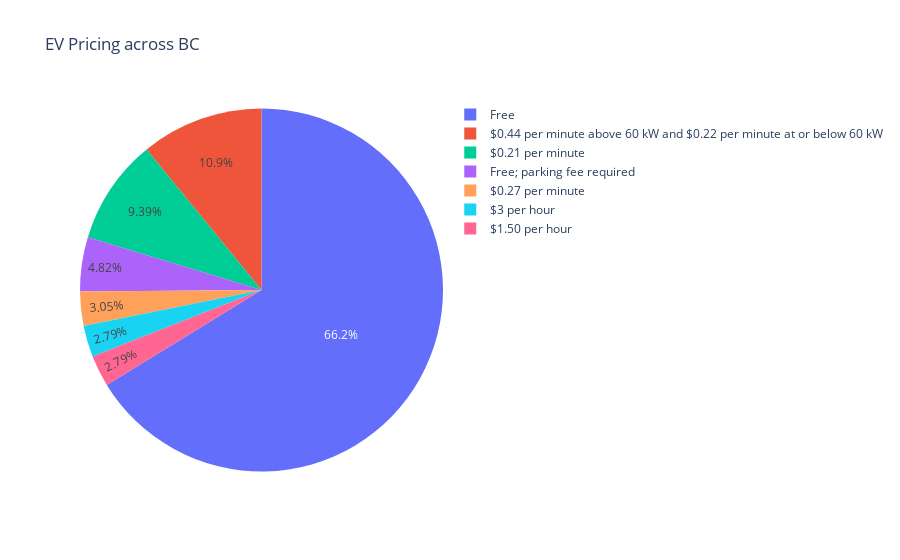

The code cell stored with this chart in its notebook:
### Code cell
# Using plotly.express
price_df = df_pricing['EV Pricing'].value_counts().to_frame()
price_df = price_df.reset_index()
price_df = price_df.rename(columns={"index": "Category"})

# Using plotly.express
fig = px.pie(price_df, values='EV Pricing', names='Category',title = 'EV Station Pricing across BC')
fig.show()

### Figure 1 — Plotly figure (JSON) as saved in the notebook; plotly's stock layout.template omitted (floating-point values rounded to 4 significant figures)
{"data": [{"domain": {"x": [0, 1], "y": [0, 1]}, "hovertemplate": "Category=%{label}<br>EV Pricing=%{value}<extra></extra>", "labels": ["Free", "$0.44 per minute above 60 kW and $0.22 per minute at or below 60 kW", "$0.21 per minute", "Free; parking fee required", "$0.27 per minute", "$3 per hour", "$1.50 per hour"], "legendgroup": "", "name": "", "showlegend": true, "type": "pie", "values": [261, 43, 37, 19, 12, 11, 11]}], "layout": {"autosize": true, "legend": {"tracegroupgap": 0}, "title": {"text": "EV Pricing across BC"}}}
